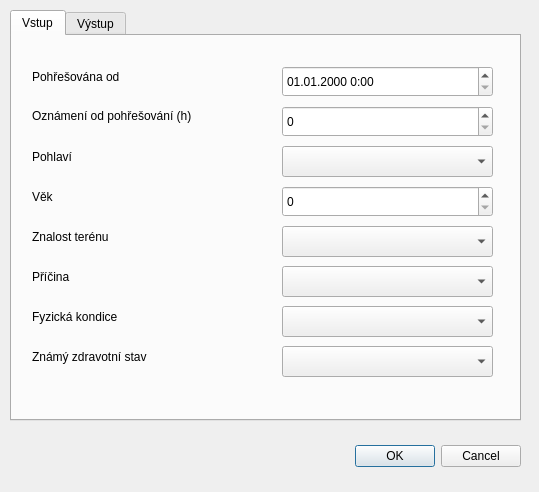
<?xml version="1.0" encoding="UTF-8"?>
<ui version="4.0">
 <class>Result</class>
 <widget class="QDialog" name="Result">
  <property name="geometry">
   <rect>
    <x>0</x>
    <y>0</y>
    <width>539</width>
    <height>492</height>
   </rect>
  </property>
  <property name="windowTitle">
   <string>Nález</string>
  </property>
  <widget class="QDialogButtonBox" name="buttonBox">
   <property name="geometry">
    <rect>
     <x>180</x>
     <y>440</y>
     <width>341</width>
     <height>32</height>
    </rect>
   </property>
   <property name="orientation">
    <enum>Qt::Horizontal</enum>
   </property>
   <property name="standardButtons">
    <set>QDialogButtonBox::Cancel|QDialogButtonBox::Ok</set>
   </property>
  </widget>
  <widget class="QTabWidget" name="tabWidget">
   <property name="geometry">
    <rect>
     <x>10</x>
     <y>10</y>
     <width>511</width>
     <height>411</height>
    </rect>
   </property>
   <property name="currentIndex">
    <number>0</number>
   </property>
   <widget class="QWidget" name="tab1">
    <attribute name="title">
     <string>Vstup</string>
    </attribute>
    <widget class="QComboBox" name="comboBoxTerrain">
     <property name="geometry">
      <rect>
       <x>270</x>
       <y>190</y>
       <width>211</width>
       <height>31</height>
      </rect>
     </property>
    </widget>
    <widget class="QDateTimeEdit" name="dateTimeEditMissing">
     <property name="geometry">
      <rect>
       <x>270</x>
       <y>30</y>
       <width>211</width>
       <height>31</height>
      </rect>
     </property>
     <property name="displayFormat">
      <string>dd.MM.yyyy H:mm</string>
     </property>
    </widget>
    <widget class="QSpinBox" name="spinBoxHourFromMissing">
     <property name="geometry">
      <rect>
       <x>270</x>
       <y>70</y>
       <width>211</width>
       <height>31</height>
      </rect>
     </property>
    </widget>
    <widget class="QComboBox" name="comboBoxPurpose">
     <property name="geometry">
      <rect>
       <x>270</x>
       <y>230</y>
       <width>211</width>
       <height>31</height>
      </rect>
     </property>
    </widget>
    <widget class="QComboBox" name="comboBoxHealth">
     <property name="geometry">
      <rect>
       <x>270</x>
       <y>310</y>
       <width>211</width>
       <height>31</height>
      </rect>
     </property>
    </widget>
    <widget class="QLabel" name="labelDateTimeMissing">
     <property name="geometry">
      <rect>
       <x>20</x>
       <y>30</y>
       <width>211</width>
       <height>21</height>
      </rect>
     </property>
     <property name="text">
      <string>Pohřešována od</string>
     </property>
    </widget>
    <widget class="QLabel" name="labelHourHourFromMissing">
     <property name="geometry">
      <rect>
       <x>20</x>
       <y>70</y>
       <width>231</width>
       <height>21</height>
      </rect>
     </property>
     <property name="text">
      <string>&lt;html&gt;&lt;head/&gt;&lt;body&gt;&lt;p&gt;Oznámení od pohřešování (h)&lt;/p&gt;&lt;/body&gt;&lt;/html&gt;</string>
     </property>
    </widget>
    <widget class="QLabel" name="labelAge">
     <property name="geometry">
      <rect>
       <x>20</x>
       <y>150</y>
       <width>231</width>
       <height>21</height>
      </rect>
     </property>
     <property name="text">
      <string>Věk</string>
     </property>
    </widget>
    <widget class="QComboBox" name="comboBoxSex">
     <property name="geometry">
      <rect>
       <x>270</x>
       <y>110</y>
       <width>211</width>
       <height>31</height>
      </rect>
     </property>
    </widget>
    <widget class="QLabel" name="labelCondition">
     <property name="geometry">
      <rect>
       <x>20</x>
       <y>270</y>
       <width>231</width>
       <height>21</height>
      </rect>
     </property>
     <property name="text">
      <string>Fyzická kondice</string>
     </property>
    </widget>
    <widget class="QLabel" name="labelHealth">
     <property name="geometry">
      <rect>
       <x>20</x>
       <y>310</y>
       <width>231</width>
       <height>21</height>
      </rect>
     </property>
     <property name="text">
      <string>Známý zdravotní stav</string>
     </property>
    </widget>
    <widget class="QSpinBox" name="spinBoxAge">
     <property name="geometry">
      <rect>
       <x>270</x>
       <y>150</y>
       <width>211</width>
       <height>31</height>
      </rect>
     </property>
    </widget>
    <widget class="QLabel" name="labelPurpose">
     <property name="geometry">
      <rect>
       <x>20</x>
       <y>230</y>
       <width>231</width>
       <height>21</height>
      </rect>
     </property>
     <property name="text">
      <string>Příčina</string>
     </property>
    </widget>
    <widget class="QComboBox" name="comboBoxCondition">
     <property name="geometry">
      <rect>
       <x>270</x>
       <y>270</y>
       <width>211</width>
       <height>31</height>
      </rect>
     </property>
    </widget>
    <widget class="QLabel" name="labelTerrain">
     <property name="geometry">
      <rect>
       <x>20</x>
       <y>190</y>
       <width>231</width>
       <height>21</height>
      </rect>
     </property>
     <property name="text">
      <string>Znalost terénu</string>
     </property>
    </widget>
    <widget class="QLabel" name="labelSex">
     <property name="geometry">
      <rect>
       <x>20</x>
       <y>110</y>
       <width>231</width>
       <height>21</height>
      </rect>
     </property>
     <property name="text">
      <string>Pohlaví</string>
     </property>
    </widget>
   </widget>
   <widget class="QWidget" name="tab2">
    <attribute name="title">
     <string>Výstup</string>
    </attribute>
    <widget class="QComboBox" name="comboBoxPlace">
     <property name="geometry">
      <rect>
       <x>270</x>
       <y>110</y>
       <width>211</width>
       <height>31</height>
      </rect>
     </property>
    </widget>
    <widget class="QSpinBox" name="spinBoxHourFromAnnounce">
     <property name="geometry">
      <rect>
       <x>270</x>
       <y>70</y>
       <width>211</width>
       <height>31</height>
      </rect>
     </property>
    </widget>
    <widget class="QPlainTextEdit" name="plainTextEditNote">
     <property name="geometry">
      <rect>
       <x>270</x>
       <y>230</y>
       <width>211</width>
       <height>121</height>
      </rect>
     </property>
    </widget>
    <widget class="QLabel" name="labelCoords">
     <property name="geometry">
      <rect>
       <x>20</x>
       <y>30</y>
       <width>231</width>
       <height>21</height>
      </rect>
     </property>
     <property name="text">
      <string>Pozice z kliknutí v mapě</string>
     </property>
    </widget>
    <widget class="QLabel" name="labelNote">
     <property name="geometry">
      <rect>
       <x>20</x>
       <y>230</y>
       <width>231</width>
       <height>21</height>
      </rect>
     </property>
     <property name="text">
      <string>Poznámka</string>
     </property>
    </widget>
    <widget class="QComboBox" name="comboBoxHealth2">
     <property name="geometry">
      <rect>
       <x>270</x>
       <y>190</y>
       <width>211</width>
       <height>31</height>
      </rect>
     </property>
    </widget>
    <widget class="QLabel" name="labelHourFromAnnounce">
     <property name="geometry">
      <rect>
       <x>20</x>
       <y>70</y>
       <width>231</width>
       <height>21</height>
      </rect>
     </property>
     <property name="text">
      <string>Hodin od oznámení</string>
     </property>
    </widget>
    <widget class="QLabel" name="labelPlace">
     <property name="geometry">
      <rect>
       <x>20</x>
       <y>110</y>
       <width>231</width>
       <height>21</height>
      </rect>
     </property>
     <property name="text">
      <string>Místo</string>
     </property>
    </widget>
    <widget class="QComboBox" name="comboBoxPlace2">
     <property name="geometry">
      <rect>
       <x>270</x>
       <y>150</y>
       <width>211</width>
       <height>31</height>
      </rect>
     </property>
    </widget>
    <widget class="QLineEdit" name="lineEditCoords">
     <property name="geometry">
      <rect>
       <x>270</x>
       <y>26</y>
       <width>211</width>
       <height>31</height>
      </rect>
     </property>
    </widget>
    <widget class="QLabel" name="labelPlace2">
     <property name="geometry">
      <rect>
       <x>20</x>
       <y>150</y>
       <width>231</width>
       <height>21</height>
      </rect>
     </property>
     <property name="text">
      <string>Upřesnění místa</string>
     </property>
    </widget>
    <widget class="QLabel" name="labelHealth2">
     <property name="geometry">
      <rect>
       <x>20</x>
       <y>190</y>
       <width>231</width>
       <height>21</height>
      </rect>
     </property>
     <property name="text">
      <string>Aktuální zdravotní stav</string>
     </property>
    </widget>
   </widget>
  </widget>
 </widget>
 <resources/>
 <connections>
  <connection>
   <sender>buttonBox</sender>
   <signal>accepted()</signal>
   <receiver>Result</receiver>
   <slot>accept()</slot>
   <hints>
    <hint type="sourcelabel">
     <x>248</x>
     <y>254</y>
    </hint>
    <hint type="destinationlabel">
     <x>157</x>
     <y>274</y>
    </hint>
   </hints>
  </connection>
  <connection>
   <sender>buttonBox</sender>
   <signal>rejected()</signal>
   <receiver>Result</receiver>
   <slot>reject()</slot>
   <hints>
    <hint type="sourcelabel">
     <x>316</x>
     <y>260</y>
    </hint>
    <hint type="destinationlabel">
     <x>286</x>
     <y>274</y>
    </hint>
   </hints>
  </connection>
 </connections>
</ui>
